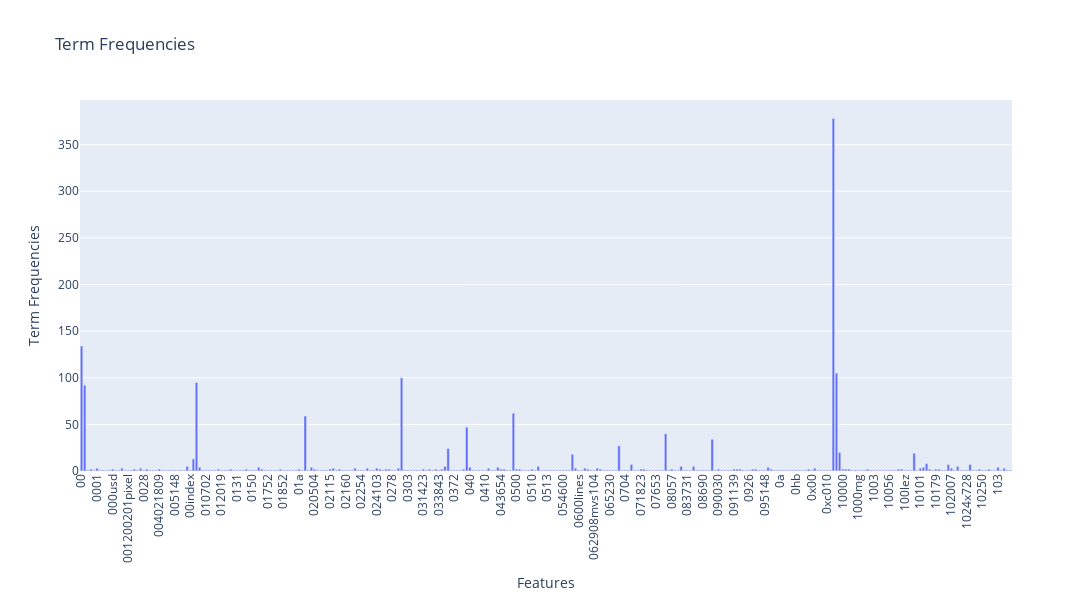

Notebook code for this chart:
### Markdown cell above
### >>> **Exercise 12 (take home):**
If you want a nicer interactive visualization here, I would encourage you try to install and use plotly to achieve this.

### Code cell
# Answer here
import plotly.express as px

features = count_vect.get_feature_names_out()[:300]
frequencies = term_frequencies[:300]

# Create a DataFrame for Plotly
data = pd.DataFrame({'Feature': features, 'Frequency': frequencies})

# Create the bar plot
fig = px.bar(data, x='Feature', y='Frequency', title='Term Frequencies', 
              labels={'Feature': 'Features', 'Frequency': 'Term Frequencies'})

# Update layout to rotate x-axis labels
fig.update_layout(xaxis_tickangle=-90, height=600, width=1200)

# Show the plot
fig.show()

### Figure 1 — Plotly figure (JSON) as saved in the notebook; plotly's stock layout.template omitted (floating-point values rounded to 4 significant figures; data arrays with more than 128 entries replaced by an {"elided": "..."} marker saying what was removed)
{"data": [{"alignmentgroup": "True", "hovertemplate": "Features=%{x}<br>Term Frequencies=%{y}<extra></extra>", "legendgroup": "", "marker": {"color": "#636efa", "pattern": {"shape": ""}}, "name": "", "offsetgroup": "", "orientation": "v", "showlegend": false, "textposition": "auto", "type": "bar", "x": {"elided": "300 str values"}, "xaxis": "x", "y": {"elided": "300 int values"}, "yaxis": "y"}], "layout": {"barmode": "relative", "height": 600, "legend": {"tracegroupgap": 0}, "title": {"text": "Term Frequencies"}, "width": 1200, "xaxis": {"anchor": "y", "autorange": true, "domain": [0, 1], "range": [-0.5, 299.5], "tickangle": -90, "title": {"text": "Features"}, "type": "category"}, "yaxis": {"anchor": "x", "autorange": true, "domain": [0, 1], "range": [0, 397.9], "title": {"text": "Term Frequencies"}, "type": "linear"}}}
